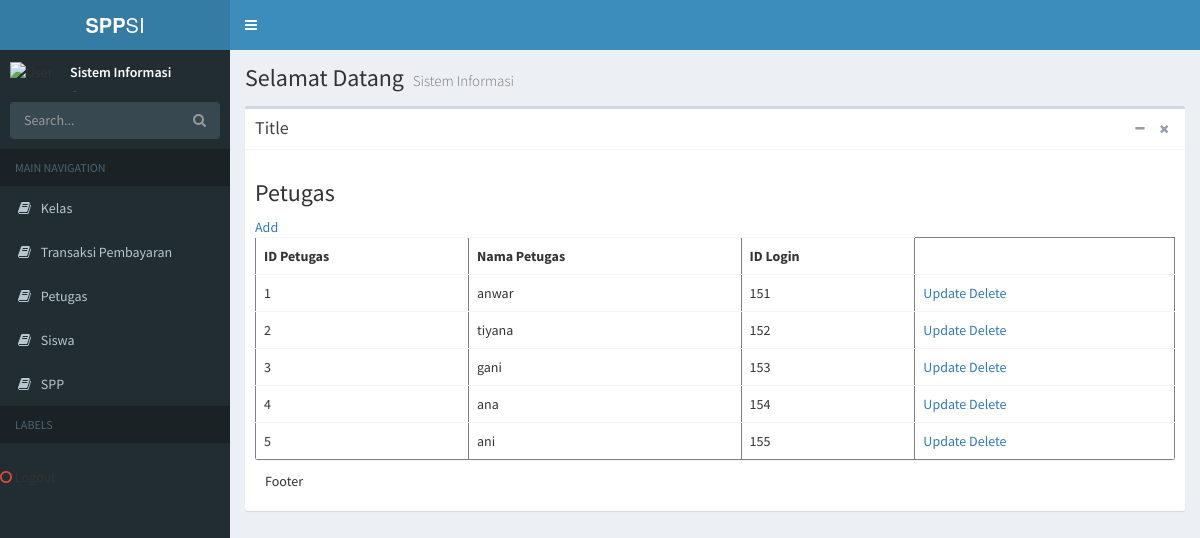
Screenshot of /index.php/welcome/DataPt with the database file from the repository.
### tables this page shows
CREATE TABLE `petugas` (
  `id_petugas` int(11) NOT NULL,
  `nama_petugas` varchar(35) NOT NULL,
  `id_login` int(11) NOT NULL,
  `image` varchar(255) NOT NULL DEFAULT 'default.jpg'
);

### application/controllers/Welcome.php (called while the page is built, shortened)
<?php
class Welcome extends CI_Controller {
	function __construct(){
	$this->load->model('MSudi');
	}
public function DataPt()
	{
		if($this->uri->segment(4)=='view')
		{
			$id_petugas=$this->uri->segment(3);
			$tampil=$this->MSudi->GetDataWhere('petugas','id_petugas',$id_petugas)->row();
			$data['detail']['id_petugas']= $tampil->id_petugas;
            		$data['detail']['nama_petugas']= $tampil->nama_petugas;
            		$data['detail']['id_login']= $tampil->id_login;
			$data['content']='VFormUpdatePt';
		}
		else
		{
			$data['DataPt']=$this->MSudi->GetData('petugas');
			$data['content']='VPt';
		}
		$this->load->view('VBackend',$data);
	}
}

### index.php (called while the page is built, shortened)
<?php
require_once BASEPATH.'core/CodeIgniter.php';

### application/models/MSudi.php (called while the page is built, shortened)
<?php
class MSudi extends CI_Model
{
    function GetData($tabel)
    {
        $query= $this->db->get($tabel);
        return $query->result();
    }
}

### application/views/VPt.php (the view)
<h3 class="box-title">Petugas</h3>
              <a href="<?php echo site_url('Welcome/VFormAddPt'); ?>">Add</a>
            <div class="box-body table-responsive no-padding">
              <table class="table table-hover" border="1px">
	<tr>
		<th>ID Petugas</th>
		<th>Nama Petugas</th>
		<th>ID Login</th>
	</tr>
	<?php
	if(!empty($DataPt))
	{
		foreach($DataPt as $ReadDS)
		{
	?>
	<tr>
		<td><?php echo $ReadDS->id_petugas; ?></td>
		<td><?php echo $ReadDS->nama_petugas; ?></td>
		<td><?php echo $ReadDS->id_login; ?></td>
		<td>
			<a href="<?php echo site_url('Welcome/DataPt/'.$ReadDS->id_petugas.'/view') ?>">Update</a>
			<a href="<?php echo site_url('Welcome/DeleteDataPt/'.$ReadDS->id_petugas) ?>">Delete</a>
		</td>
	</tr>
	<?php
		}
	}
	?>
</table>

### rows the page displays
petugas: id_petugas "1", nama_petugas "anwar", id_login "151"
petugas: id_petugas "2", nama_petugas "tiyana", id_login "152"
petugas: id_petugas "3", nama_petugas "gani", id_login "153"
petugas: id_petugas "4", nama_petugas "ana", id_login "154"
petugas: id_petugas "5", nama_petugas "ani", id_login "155"
